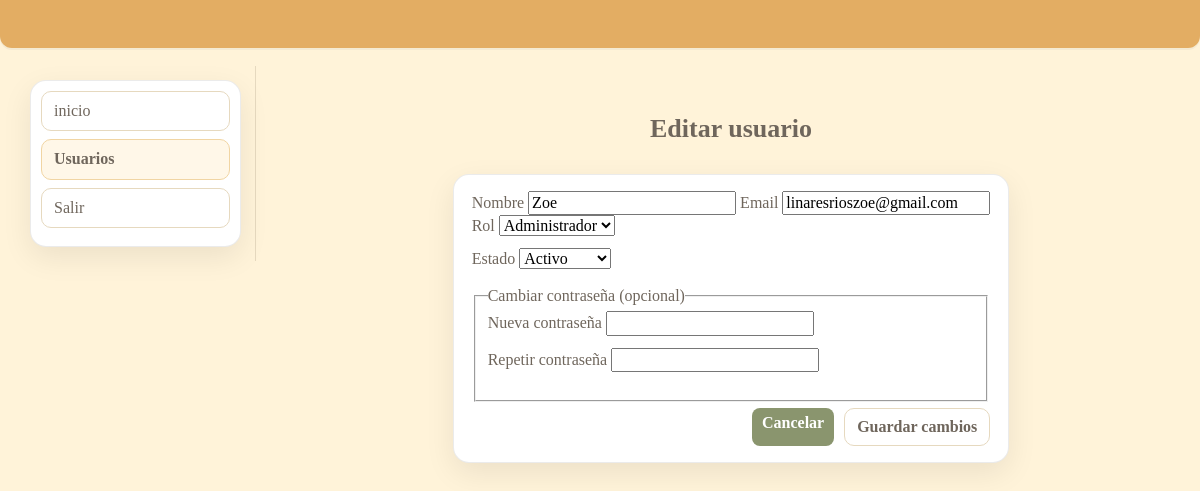
Page /admin/usuarios/editar.php?id=1 on the committed database.
### tables this page shows
CREATE TABLE `usuario` (
  `id_usuario` int(10) UNSIGNED NOT NULL,
  `nombre` varchar(120) NOT NULL,
  `email` varchar(120) NOT NULL,
  `contrasena` varchar(255) NOT NULL,
  `id_rol` tinyint(3) UNSIGNED NOT NULL,
  `id_estado_usuario` tinyint(3) UNSIGNED NOT NULL,
  `creado_en` datetime NOT NULL DEFAULT current_timestamp(),
  `actualizado_en` datetime DEFAULT NULL
);

CREATE TABLE `rol` (
  `id_rol` tinyint(3) UNSIGNED NOT NULL,
  `nombre_rol` varchar(32) NOT NULL
);

CREATE TABLE `estado_usuario` (
  `id_estado_usuario` tinyint(3) UNSIGNED NOT NULL,
  `nombre_estado` varchar(32) NOT NULL
);

### admin/usuarios/editar.php (the view, shortened to what this page needs)
<?php
include(__DIR__ . '/../../includes/db.php');
function h($s){ return htmlspecialchars((string)$s, ENT_QUOTES,'UTF-8'); }
$id = (int)($_GET['id'] ?? ($_POST['id'] ?? 0));
$roles=[]; $r=$conexion->query("SELECT id_rol, nombre_rol FROM rol ORDER BY nombre_rol");
while($row=$r->fetch_assoc()) $roles[]=$row;
$estados=[]; $r=$conexion->query("SELECT id_estado_usuario, nombre_estado FROM estado_usuario ORDER BY nombre_estado");
while($row=$r->fetch_assoc()) $estados[]=$row;
$st=$conexion->prepare("SELECT id_usuario, nombre, email, id_rol, id_estado_usuario FROM usuario WHERE id_usuario=?");
$st->bind_param('i',$id); $st->execute();
$u=$st->get_result()->fetch_assoc(); $st->close();
$nombre=trim($_POST['nombre'] ?? $u['nombre']);
$email =trim($_POST['email']  ?? $u['email']);
$idRol =(int)($_POST['id_rol'] ?? $u['id_rol']);
$idEst =(int)($_POST['id_estado_usuario'] ?? $u['id_estado_usuario']);
?>
<!doctype html>
<html lang="es">
<head>
  <link rel="stylesheet" href="https://cdnjs.cloudflare.com/ajax/libs/normalize/8.0.1/normalize.min.css">
  <link rel="stylesheet" href="https://cdnjs.cloudflare.com/ajax/libs/skeleton/2.0.4/skeleton.min.css">
  <link rel="stylesheet" href="/libreria_lapicito/css/style.css">
</head>
<body>
  <div class="barra"></div>
  <div class="prod-shell">
    <aside class="prod-side">
      <ul class="prod-nav">
        <li><a href="/libreria_lapicito/admin/index.php">inicio</a></li>
        <li><a class="active" href="/libreria_lapicito/admin/usuarios/">Usuarios</a></li>
        <li><a href="/libreria_lapicito/admin/logout.php">Salir</a></li>
      </ul>
    </aside>
    <main class="prod-main">
      <div class="inv-title">Editar usuario</div>
      <div class="prod-card">
        <form method="post" class="form-vert">
          <label>Nombre</label>
          <input class="u-full-width" type="text" name="nombre" maxlength="160" value="<?= h($nombre) ?>" required>
          <label>Email</label>
          <input class="u-full-width" type="email" name="email" maxlength="160" value="<?= h($email) ?>" required>
          <div class="row">
            <div class="six columns">
              <label>Rol</label>
              <select name="id_rol" required>
                <?php foreach($roles as $r): ?>
                  <option value="<?= (int)$r['id_rol'] ?>" <?= $idRol===(int)$r['id_rol']?'selected':'' ?>><?= h($r['nombre_rol']) ?></option>
                <?php endforeach; ?>
              </select>
            </div>
            <div class="six columns">
              <label>Estado</label>
              <select name="id_estado_usuario" required>
                <?php foreach($estados as $e): ?>
                  <option value="<?= (int)$e['id_estado_usuario'] ?>" <?= $idEst===(int)$e['id_estado_usuario']?'selected':'' ?>><?= h($e['nombre_estado']) ?></option>
                <?php endforeach; ?>
              </select>
            </div>
          </div>
          <fieldset class="mt-2">
            <legend>Cambiar contraseña (opcional)</legend>
            <div class="row">
              <div class="six columns">
                <label>Nueva contraseña</label>
                <input class="u-full-width" type="password" name="password">
              </div>
              <div class="six columns">
                <label>Repetir contraseña</label>
                <input class="u-full-width" type="password" name="password2">
              </div>
            </div>
          </fieldset>
          <div class="form-actions">
            <a class="btn-sm btn-muted" href="/libreria_lapicito/admin/usuarios/">Cancelar</a>
            <button class="btn-filter" type="submit">Guardar cambios</button>
          </div>
        </form>
      </div>
    </main>
  </div>
</body>
</html>

### css/style.css (style rules this page uses)
:root { --barra:#e3ad63; --fondo:#fff3d9; --texto:#6f665c; --btn:#8a956e; --btn-txt:#ffffff; --borde:rgba(0,0,0,.08); --sombra:0 10px 30px rgba(0,0,0,.08); --radio:12px; --radio-lg:16px; --f1:clamp(26px,3.2vw,34px); --f3:clamp(14px,1.5vw,16px); }
html,body { margin:0;padding:0 }
body { background:var(--fondo); color:var(--texto); -webkit-font-smoothing:antialiased; -moz-osx-font-smoothing:grayscale; }
.barra { height:48px; background:var(--barra); border-bottom-left-radius:var(--radio); border-bottom-right-radius:var(--radio); box-shadow:0 2px 0 #e3ad63; position:relative; overflow:hidden; }
.barra::after { content:""; position:absolute; inset:0; background:linear-gradient(90deg,transparent 0 30%,rgba(255,255,255,.16) 50%,transparent 70% 100%); transform:translateX(-100%); animation:barra-brillo 6s linear infinite; pointer-events:none; }
.barra { box-shadow:0 2px 0 rgba(0,0,0,.04); }
.inv-title { text-align:center; color:#6f665c; font-weight:600; padding:10px 0 12px; }
.prod-shell { display:grid; grid-template-columns:220px 1fr; gap:0; min-height:calc(100vh - 110px); }
.prod-side { background:#fff3d9; border-right:1px solid #e6d9bf; padding:14px; }
.prod-nav { list-style:none; margin:0; padding:0; }
.prod-nav li { margin-bottom:8px; }
.prod-nav a { display:block; padding:8px 10px; border:1px solid #e6d9bf; border-radius:10px; background:#fff; color:#6f665c; text-decoration:none; }
.prod-nav a.active { background:#fffef2; border-color:#e9d7b5; font-weight:700; }
.prod-main { padding:14px; }
.prod-card { background:#fff9ef; border:1px solid #e6d9bf; border-radius:12px; padding:12px; }
.btn-filter { height:38px; border:1px solid #e6d9bf; background:#fff; border-radius:10px; padding:0 12px; color:#6f665c; font-weight:600; }
.form-actions { grid-column: 1 / -1; display:flex; gap:10px; justify-content:flex-end; margin-top:6px; }
.btn-sm { display:inline-block; padding:6px 10px; border-radius:8px; background:var(--btn); color:#fff!important; text-decoration:none; font-weight:600; border:0; }
.prod-main { max-width: 1200px; margin: 0 auto; padding: 24px 20px 48px; }
.inv-title { font-weight: 700; font-size: clamp(20px, 2.2vw, 26px); margin: 14px 0 18px; color: var(--texto); }
.prod-shell { display: grid; grid-template-columns: 240px 1fr; gap: 22px; align-items: start; padding: 18px 16px 40px; }
.prod-side { position: sticky; top: 14px; align-self: start; }
.prod-nav { list-style: none; margin: 0; padding: 10px; background: #fff; border: 1px solid var(--borde); border-radius: var(--radio-lg); box-shadow: var(--sombra); }
.prod-nav li+li { margin-top: 6px; }
.prod-nav a { display: block; padding: 10px 12px; border-radius: 10px; color: var(--texto); text-decoration: none; }
.prod-nav a.active { background: #fff7e8; border: 1px solid #f1d5a3; }
.prod-card { background:#fff; border:1px solid var(--borde); border-radius: var(--radio-lg); box-shadow: var(--sombra); padding: 16px 18px; margin-bottom: 18px; }
.row { margin-bottom: 18px; }
.columns { margin-bottom: 12px; }

### rows in the picture
usuario: nombre "Zoe", email "linaresrioszoe@gmail.com", id_rol "Administrador", id_estado_usuario "Activo"
